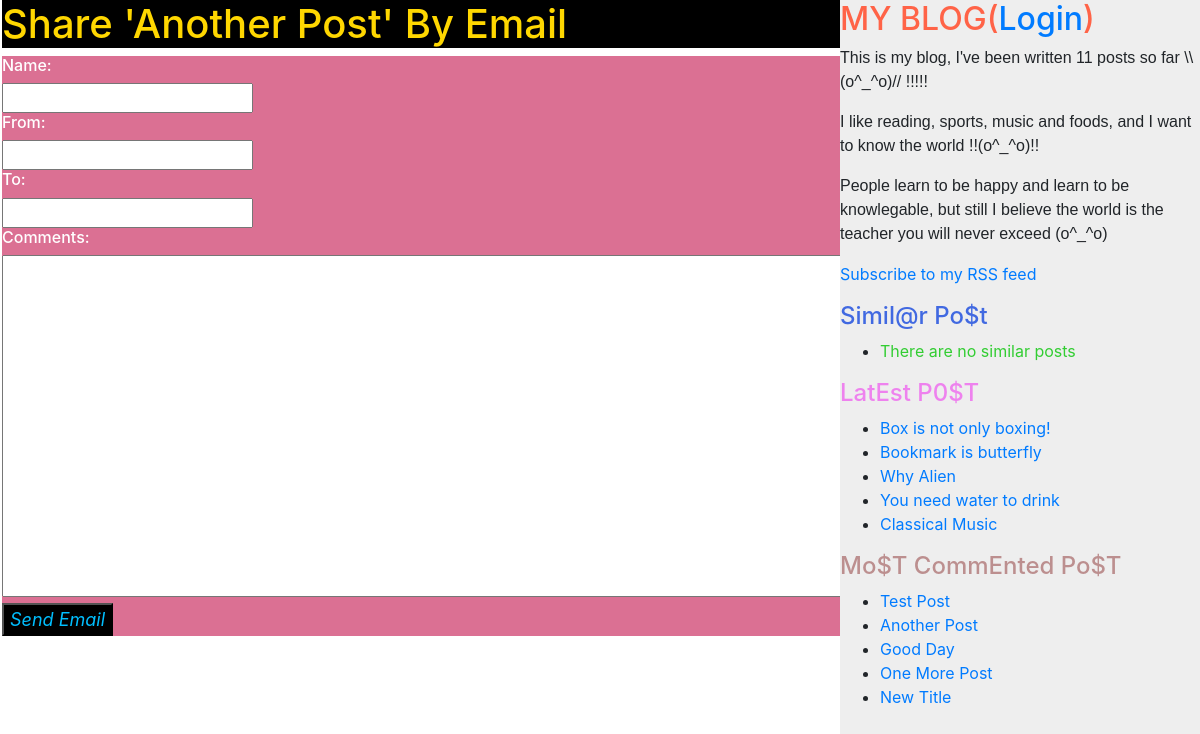
The page /post/7/share/ on the database its author committed.
### blog/models.py (models this page shows, shortened)
class Post(models.Model):
    objects = models.Manager()
    published = PublishedManager()
    tags = TaggableManager()
    STATUS_CHOICES = (
        ('draft', 'Draft'),
        ('published', 'Published'),
    )
    title = models.CharField(max_length=250)
    slug = models.SlugField(max_length=250, unique_for_date='publish')
    author = models.ForeignKey(User, on_delete=models.CASCADE, related_name='blog_posts')
    body = models.TextField()
    publish = models.DateTimeField(default=timezone.now)
    created = models.DateTimeField(auto_now_add=True)
    updated = models.DateTimeField(auto_now_add=True)
    status = models.CharField(max_length=10, choices=STATUS_CHOICES, default='published')
    class Meta:
        ordering = ('-publish', )
    def get_absolute_url(self):
        return reverse('blog:post_detail', args=[self.publish.year, self.publish.strftime('%m'), self.publish.strftime('%d'), self.slug])

### blog/views.py (the view)
# urls.py: path('post/<int:post_id>/share/', views.post_share, name='post_share'),
def post_share(request, post_id):
    post = get_object_or_404(Post, id=post_id, status='published')
    sent = False
    cleaned_data = None
    if request.method == 'POST':
        form = EmailPostForm(request.POST)
        if form.is_valid():
            cleaned_data = form.cleaned_data
            post_url = request.build_absolute_uri(post.get_absolute_url())
            subject = '{}({}) recommends you reading "{}"'.format(cleaned_data['name'], cleaned_data['email'], post.title)
            message = 'Read "{}" at {}\n\n\'s comments: {}'.format(post.title, post_url, cleaned_data['name'], cleaned_data['comments'])
            cleaned_data['to'] = cleaned_data.get('to', '').split(',')
            cleaned_data['to'] = [r.strip() for r in cleaned_data['to'] if r.strip()]
            send_mail(subject, message, from_email=cleaned_data['email'], recipient_list=cleaned_data['to'], fail_silently=False)
            sent = True
    else:
        form = EmailPostForm()
    return render(request, 'blog/post/share.html', {'post': post, 'form': form, 'sent': sent, 'cleaned_data': cleaned_data})

### blog/forms.py
class EmailPostForm(forms.Form):
    name = forms.CharField(required=True)
    email = forms.EmailField(required=True)
    to = forms.EmailField(required=True, widget=forms.Textarea)
    comments = forms.CharField(required=False, widget=forms.Textarea)

### blog/models.py (called while the page is built)
    def get_queryset(self):
        return super().get_queryset().filter(status='published')

### blog/templatetags/blog_tags.py (called while the page is built)
@register.simple_tag
def total_posts():
    return Post.published.count()

@register.inclusion_tag('blog/post/latest_posts.html')
def show_latest_posts(count=5):
    latest_posts = Post.published.order_by('-publish')[:count]
    return {'latest_posts': latest_posts}

@register.simple_tag
def get_most_commented_posts(count=5):
    return Post.published.annotate(total_comments=Count('comments')).order_by('-total_comments')[:count]

### blog/templates/blog/post/share.html (shortened to what this page needs)
{% extends "blog/base.html" %}
{% block content %}
{% if sent %}
    <h1 style="background-color: black; color: whitesmoke;">Email Successfully Sent</h1><br>
    <h6 style="color:darkgoldenrod; font-style: italic">'{{ post.title }}' was successfully sent to {{ cleaned_data.to.0 }}!</h6><br>
    <h6 style="color:cornflowerblue">(\(^_^)/)</h6>
{% else %}
    <h1 style="background-color:black; color: gold;">Share '{{ post.title }}' By Email</h1>
    <div class="share_mail" style="background-color:palevioletred; color: white;">
        <form action="." method="post">
            <h6>Name:</h6>
            <input type="text" id="name" name="name" style="width: 30%" required><br>
            <h6>From:</h6>
            <input type="email" id="email" name="email" style="width: 30%;" required><br>
            <h6>To:</h6>
            <input type="email" id="to" name="to" style="width: 30%;" required><br>
            <h6>Comments:</h6>
            <textarea id="comments" name="comments" rows="14" cols="94" required></textarea><br>
            <input type="submit" value="Send Email" style="background-color:black; color:deepskyblue; font-size: large; font-style: italic;">
        </form>
    </div>
{% endif %}
{% endblock content %}

### blog/templates/blog/base.html (shortened to what this page needs)
{% load static %}
{% load blog_tags %}
<!DOCTYPE html>
<html>
    <head>
        <link rel="stylesheet" href="https://cdnjs.cloudflare.com/ajax/libs/twitter-bootstrap/4.3.1/css/bootstrap.min.css">
    </head>
    <body>
        <div>
            <div id="content" style="float:left;padding-left:2px;width:70vw;height: 100vh;">
            {% block content %}
            {% endblock content %}
            </div>
            <div id="sidebar" style="background-color:#EEEEEE;float:left;width:30vw;height: 100vmax;">
                <h2 style="color:tomato;">MY BLOG(<a href="">Login</a>)</h2>
                <p style="font-family: Arial, Helvetica, sans-serif;">This is my blog, I've been written {% total_posts %} posts so far \\(o^_^o)// !!!!!</p>
                <p style="font-family: Arial, Helvetica, sans-serif;">I like reading, sports, music and foods, and I want to know the world !!(o^_^o)!!</p>
                <p style="font-family: Arial, Helvetica, sans-serif;">People learn to be happy and learn to be knowlegable, but still I believe the world is the teacher you will never exceed (o^_^o)</p>
                <p><a href="{% url 'blog:post_feed' %}">Subscribe to my RSS feed</a></p>
                <h4 style="color:royalblue;">Simil@r Po$t</h4>
                <ul>
                    {% for post in similar_posts %}
                    <li>
                        <a href="{{ post.get_absolute_url }}">{{ post.title }}</a>
                    </li>
                    {% empty %}
                    <li>
                        <a style="color:limegreen">There are no similar posts</a>
                    </li>
                    {% endfor %}
                </ul>
                <h4 style="color:violet;">LatEst P0$T</h4>
                {% show_latest_posts 5 %}
                <h4 style="color:rosybrown;">Mo$T CommEnted Po$T</h4>
                {% get_most_commented_posts as most_commented_posts %}
                <ul>
                    {% for post in most_commented_posts %}
                    <li>
                        <a href="{{ post.get_absolute_url }}">{{ post.title }}</a>
                    </li>
                    {% endfor %}
                </ul>
            </div>
        </div>
    </body>
</html>

### blog/templates/blog/post/latest_posts.html
<ul>
    {% for post in latest_posts %}
    <li>
        <a href="{{ post.get_absolute_url }}">{{ post.title }}</a>
    </li>
    {% endfor %}
</ul>

### rows shown on the page
Post: title "Another Post"
Post: title "Box is not only boxing!"
Post: title "Bookmark is butterfly"
Post: title "Why Alien"
Post: title "You need water to drink"
Post: title "Classical Music"
Post: title "Test Post"
Post: title "Good Day"
Post: title "One More Post"
Post: title "New Title"
